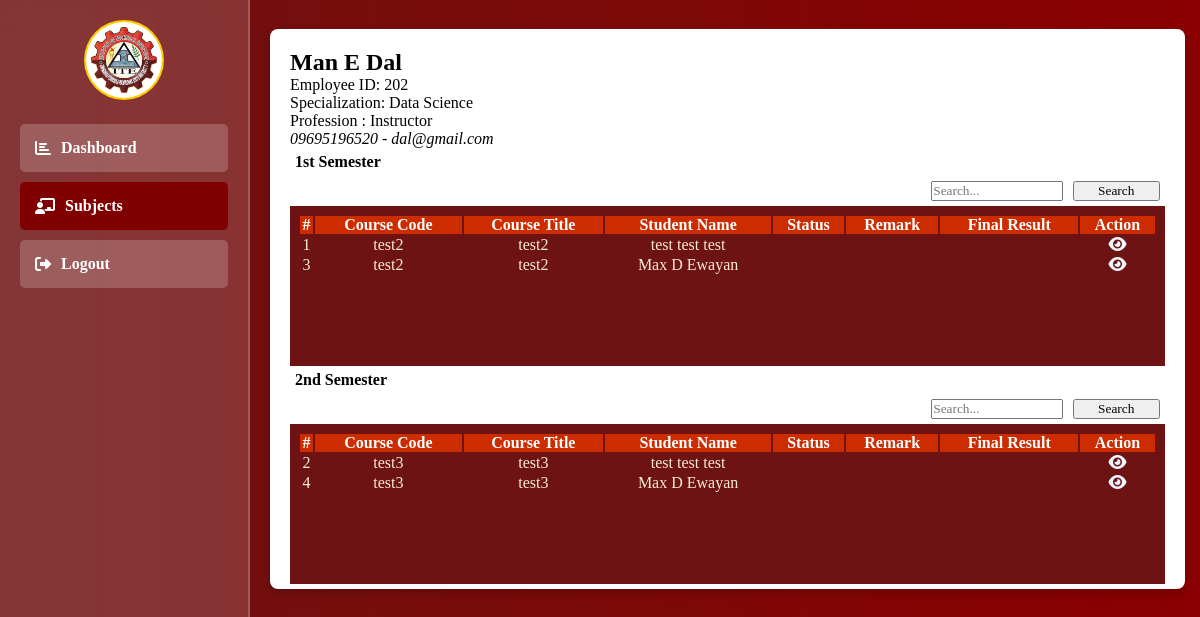
The page /teacher/students.php (signed in) on the database its author committed.
### tables this page shows
CREATE TABLE `teachers` (
  `id` int(11) NOT NULL,
  `teacher_code` varchar(255) NOT NULL,
  `fname` varchar(50) NOT NULL,
  `mname` varchar(50) NOT NULL,
  `lname` varchar(50) NOT NULL,
  `profile` varchar(100) NOT NULL,
  `profession` varchar(100) NOT NULL,
  `specialized` varchar(100) NOT NULL,
  `contact` varchar(50) NOT NULL,
  `email` varchar(100) NOT NULL,
  `course` varchar(100) NOT NULL,
  `school_year` varchar(20) NOT NULL,
  `verify` varchar(20) NOT NULL
);

CREATE TABLE `student_with_subjects` (
  `id` int(11) NOT NULL,
  `student_id` int(11) NOT NULL,
  `teacher_id` int(100) NOT NULL,
  `semester` int(11) NOT NULL,
  `program_id` varchar(10) NOT NULL,
  `school_year` varchar(100) NOT NULL,
  `subject_code` varchar(100) NOT NULL,
  `subject_name` varchar(100) NOT NULL,
  `teacher_name` varchar(100) NOT NULL,
  `grade` int(11) NOT NULL,
  `status` varchar(100) NOT NULL,
  `remark` varchar(100) NOT NULL,
  `final` varchar(100) NOT NULL,
  `created_at` datetime NOT NULL DEFAULT current_timestamp()
);

### teacher/teacher_function.php (called while the page is built, shortened)
<?php
include "../db_connect.php";
function getMyId2($id)
{
    global $pdo;
    $id = intval($id);
    try {
        $sql = "SELECT s.*,
        CONCAT(s.lname, ' ', s.mname, ' ', s.fname) AS teacher_name
        FROM teachers s WHERE s.id = ?";
        $stmt = $pdo->prepare($sql);
        $stmt->execute([$id]);
        return $stmt->fetch(PDO::FETCH_ASSOC);
    } catch (PDOException $e) {
        error_log("Database Error: " . $e->getMessage());
        return [];
    }
}
function getSubjectTeacher($id)
{
    global $pdo;
    $sql = "SELECT DISTINCT sws.*
            FROM student_with_subjects sws
            WHERE sws.teacher_id = ?";
    try {
        $stmt = $pdo->prepare($sql);
        $stmt->execute([$id]);
        return $stmt->fetchAll();
    } catch (PDOException $e) {
        echo 'Error: ' . $e->getMessage();
        return [];
    }
}
function getStudentById($id)
{
    global $pdo;
    try {
        $stmt = $pdo->prepare("
        SELECT CONCAT(lname, ' ', mname, ' ', fname) AS student_name , email, course FROM students WHERE id = ?
        ");
        $stmt->execute([$id]);
        return $stmt->fetch(PDO::FETCH_ASSOC);
    } catch (PDOException $e) {
        error_log("Database Error: " . $e->getMessage());
        return [];
    }
}

### teacher/students.php (the view, shortened to what this page needs)
<?php
include "../db_connect.php";
include "./teacher_function.php";
$teacher_id = $_SESSION['teacher_id'];
?>
<!DOCTYPE html>
<html lang="en">
<head>
    <link rel="stylesheet" href="https://cdnjs.cloudflare.com/ajax/libs/font-awesome/6.2.0/css/all.css">
</head>
<body>
    <div class="sidebar">
        <div class="profile-info">
            <img src="../images/ITE.png" alt="Profile Icon" class="profile-icon">
        </div>
        <div class="sidebar-item">
            <a href="./index.php"> <i class="fas fa-chart-bar"></i>Dashboard</a>
        </div>
        <div class="sidebar-item" style="background-color: maroon;">
            <a href="./students.php"><i class="fas fa-chalkboard-teacher"></i> Subjects </a>
        </div>
        <div class="sidebar-item">
            <a href="./logout.php"><i class="fas fa-sign-out-alt"></i> Logout</a>
        </div>
    </div>
    <div class="content">
        <div class="dashboard-container">
            <?php $student = getMyId2($teacher_id) ?>
            <?php if ($student) { ?>
            <div class="modal">
                <div class="modal-content">
                    <h2 id="programTitle"><?php echo htmlspecialchars($student['teacher_name']) ?></h2>
                    <span id="sy">Employee ID: <?php echo $student['teacher_code']; ?></span><br>
                    <span id="course">Specialization: <?php echo $student['specialized']; ?><br />
                    </span>
                    <span id="course">Profession : <?php echo $student['profession']; ?></span><br>
                    <span id="course"><i><?php echo $student['contact']; ?> -
                            <?php echo $student['email']; ?></i></span>
                    <?php } ?>
                    <div style="width: 100%; ">
                        <label class="semester" style="display:flex; justify-content:left;">1st Semester</label>
                        <div class="add_subject" style="width: 100%; display:flex; justify-content:right; ">
                            <input style=" width:15%; " type="text" id="search1" placeholder="Search...">
                            <input style=" width:10%; " type="submit" value="Search" id="searchBtn">
                        </div>
                    </div>
                    <div class="table_content" style="text-align:center;">
                        <table>
                            <tr>
                                <th>#</th>
                                <th>Course Code</th>
                                <th>Course Title</th>
                                <th>Student Name</th>
                                <th>Status</th>
                                <th>Remark</th>
                                <th>Final Result</th>
                                <th>Action</th>
                            </tr>
                            <tbody id="subjectList1">
                                <?php $subject = getSubjectTeacher($teacher_id) ?>
                                <?php foreach ($subject as $index => $row) { ?>
                                <?php if ($row['semester'] == 1) { ?>
                                <tr>
                                    <td><?php echo $index + 1; ?></td>
                                    <td><?php echo $row['subject_code']; ?></td>
                                    <td><?php echo $row['subject_name']; ?></td>
                                    <?php $students =  getStudentById($row['student_id']) ?>
                                    <td><?php echo htmlspecialchars($students['student_name']); ?></td>
                                    <td><?php echo $row['status']; ?></td>
                                    <td><?php echo $row['remark']; ?></td>
                                    <td><?php echo $row['final']; ?></td>
                                    <td>
                                        <div style="color: aliceblue; text-align:center;">
                                            <a
                                                href="update_student.php?action=list&teacher_id=<?php echo $teacher_id; ?>&student_id=<?php echo $row['student_id']; ?>&subject_id=<?php echo $row['id']; ?>">
                                                <i style="color: aliceblue;" class="fa fa-eye"></i>
                                            </a>
                                        </div>
                                    </td>
                                </tr>
                                <?php } ?>
                                <?php } ?>
                            </tbody>
                        </table>
                    </div>
                    <p class="semester">2nd Semester</p>
                    <div class="add_subject" style="width: 100%; display:flex; justify-content:right; ">
                        <input style=" width:15%; " type="text" id="search2" placeholder="Search...">
                        <input style=" width:10%; " type="submit" value="Search" id="searchBtn2">
                    </div>
                    <div class="table_content" style="text-align:center;">
                        <table>
                            <tr>
                                <th>#</th>
                                <th>Course Code</th>
                                <th>Course Title</th>
                                <th>Student Name</th>
                                <th>Status</th>
                                <th>Remark</th>
                                <th>Final Result</th>
                                <th>Action</th>
                            </tr>
                            <tbody id="subjectList2">
                                <?php $subject = getSubjectTeacher($teacher_id) ?>
                                <?php foreach ($subject as $index => $row) { ?>
                                <?php if ($row['semester'] == 2) { ?>
                                <tr>
                                    <td><?php echo $index + 1; ?></td>
                                    <td><?php echo $row['subject_code']; ?></td>
                                    <td><?php echo $row['subject_name']; ?></td>
                                    <?php $students =  getStudentById($row['student_id']) ?>
                                    <td><?php echo htmlspecialchars($students['student_name']); ?></td>
                                    <td><?php echo $row['status']; ?></td>
                                    <td><?php echo $row['remark']; ?></td>
                                    <td><?php echo $row['final']; ?></td>
                                    <td>
                                        <div style="color: aliceblue; text-align:center;">
                                            <a
                                                href="update_student.php?action=list&teacher_id=<?php echo $teacher_id; ?>&student_id=<?php echo $row['student_id']; ?>&subject_id=<?php echo $row['id']; ?>">
                                                <i style="color: aliceblue;" class="fa fa-eye"></i>
                                            </a>
                                        </div>
                                    </td>
                                </tr>
                                <?php } ?>
                                <?php } ?>
                            </tbody>
                        </table>
                    </div>
                </div>
            </div>
        </div>
    </div>

### teacher/students.php (style rules this page uses)
* { margin: 0; padding: 0; box-sizing: border-box; font-family: 'Georgia', serif; }
body { background: linear-gradient(to right, #6E1313, #8B0000); background-size: cover; display: flex; }
.sidebar { width: 250px; height: 100vh; background: rgba(255, 255, 255, 0.15); backdrop-filter: blur(10px); padding: 20px; position: fixed; left: 0; top: 0; overflow-y: auto; border-right: 2px solid rgba(255, 255, 255, 0.2); }
.sidebar .profile-info { text-align: center; margin-bottom: 20px; }
.sidebar .profile-icon { width: 80px; border-radius: 50%; background: white; padding: 5px; border: 2px solid #ffcc00; }
.sidebar-item { padding: 15px; margin: 10px 0; background: rgba(255, 255, 255, 0.2); border-radius: 5px; font-size: 16px; }
.sidebar-item a { color: #FFFFFF; text-decoration: none; display: flex; align-items: center; font-weight: bold; }
.sidebar-item a i { margin-right: 10px; }
.content { margin-left: 250px; padding: 20px; width: calc(100% - 245px); }
.dashboard-container { display: flex; flex-wrap: wrap; justify-content: center; gap: 15px; }
.modal { width: 100rem; height: auto; }
.modal-content { background-color: white; height: 35rem; margin: 1% auto; padding: 20px; border-radius: 8px; text-align: left; box-shadow: 0px 4px 10px rgba(0, 0, 0, 0.2); }
.modal table { width: 100%; padding: .5rem; border: 1px solidrgb(122, 122, 122) }
.modal th { background-color: #cc2c00; color: #FFFFFF; }
.table_content { height: 10rem; background-color: #6E1313; overflow: hidden; overflow-y: scroll; color: antiquewhite; }
.add_subject { display: flex; justify-content: center; flex-direction: row; }
.add_subject input[type='text'] { width: 90%; height: 1%; margin: 5px; }
.add_subject input[type='submit'] { width: 20%; align-content: center; margin: 5px; }
.semester { font-size: 1rem; font-weight: bold; margin: 5px; }

### rows shown on the page
teachers: teacher_code "202", specialized "Data Science", profession "Instructor", contact "09695196520", email "dal@gmail.com"
student_with_subjects: subject_code "test2", subject_name "test2", student_name "test test test"
student_with_subjects: subject_code "test2", subject_name "test2", student_name "Max D Ewayan"
student_with_subjects: subject_code "test3", subject_name "test3", student_name "test test test"
student_with_subjects: subject_code "test3", subject_name "test3", student_name "Max D Ewayan"

### other values the page prints
$student['teacher_name'] "Man E Dal"
